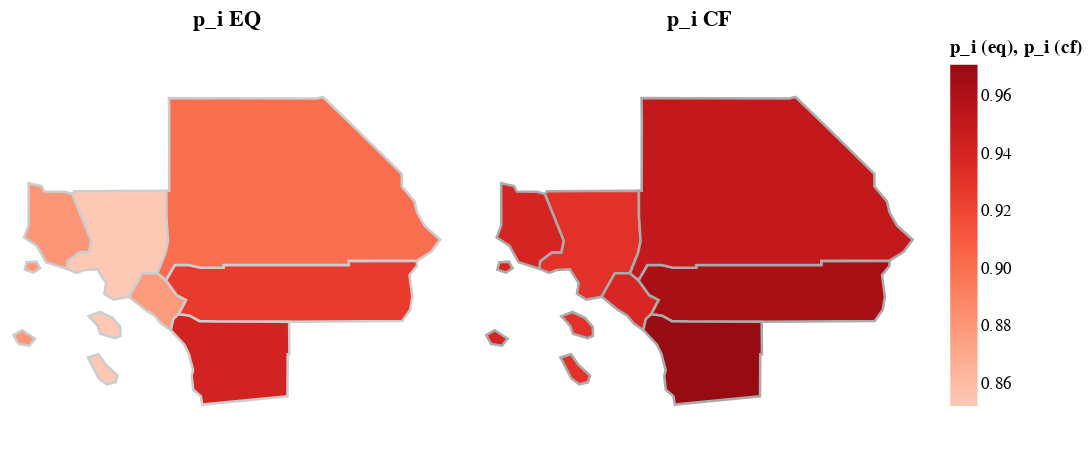

The cell this chart's notebook holds for it:
### Code cell
alt.hconcat(map_p_i_eq, map_p_i_cf)

### Figure 1 — Vega-Lite specification as saved in the notebook (floating-point values rounded to 4 significant figures)
{"config": {"view": {"continuousWidth": 300, "continuousHeight": 300}}, "hconcat": [{"data": {"values": [{"type": "Feature", "geometry": {"type": "MultiPolygon", "coordinates": [[[[-118.1, 33.69], [-118.3, 33.66], [-118.5, 33.73], [-118.4, 33.84], [-118.6, 33.99], [-118.7, 33.98], [-118.8, 33.95], [-119.0, 33.99], [-118.9, 34.07], [-118.8, 34.17], [-118.7, 34.17], [-118.6, 34.29], [-118.9, 34.79], [-118.9, 34.82], [-117.7, 34.82], [-117.7, 34.56], [-117.6, 34.29], [-117.7, 34.16], [-117.8, 33.95], [-118.0, 33.95], [-118.1, 33.69]]], [[[-118.7, 33.49], [-118.5, 33.53], [-118.4, 33.46], [-118.3, 33.37], [-118.3, 33.27], [-118.3, 33.25], [-118.5, 33.3], [-118.6, 33.38], [-118.7, 33.49]]], [[[-118.7, 33.04], [-118.5, 33.07], [-118.4, 32.96], [-118.3, 32.85], [-118.3, 32.77], [-118.4, 32.75], [-118.5, 32.81], [-118.7, 33.04]]]]}, "properties": {"county_i_name": "Los Angeles", "county_i": 0, "H_i_2024_data": 3696405, "H_i_2025_data": 3726527, "N_i_2024_data": 3305000.0, "N_i_2025_data": 3314000.0, "L_i_data": 4742279, "F_i_nofire": 0, "F_i_fire1": 0.01, "p_i_eq": 0.8522, "A_i_eq": 4.662, "A_i_norm_eq": 1.089, "p_i_cf": 0.9312, "diff_p_i": 0.07895, "FID": 1993}}, {"type": "Feature", "geometry": {"type": "Polygon", "coordinates": [[[-117.8, 33.95], [-117.7, 33.87], [-117.5, 33.71], [-117.4, 33.66], [-117.5, 33.51], [-117.6, 33.45], [-117.6, 33.33], [-117.7, 33.41], [-117.8, 33.49], [-117.9, 33.55], [-118.1, 33.69], [-118.0, 33.95], [-117.8, 33.95]]]}, "properties": {"county_i_name": "Orange", "county_i": 1, "H_i_2024_data": 1157564, "H_i_2025_data": 1163983, "N_i_2024_data": 1057000.0, "N_i_2025_data": 1058000.0, "L_i_data": 1547549, "F_i_nofire": 0, "F_i_fire1": 0.0, "p_i_eq": 0.8779, "A_i_eq": 3.601, "A_i_norm_eq": 0.02765, "p_i_cf": 0.9382, "diff_p_i": 0.0603, "FID": 362}}, {"type": "Feature", "geometry": {"type": "Polygon", "coordinates": [[[-116.1, 33.43], [-117.0, 33.43], [-117.2, 33.43], [-117.4, 33.49], [-117.5, 33.51], [-117.4, 33.66], [-117.5, 33.71], [-117.7, 33.87], [-117.6, 34.03], [-117.4, 34.03], [-117.2, 34.0], [-116.9, 34.0], [-116.9, 34.03], [-116.3, 34.03], [-115.3, 34.03], [-115.3, 34.08], [-114.4, 34.08], [-114.4, 34.02], [-114.5, 33.93], [-114.5, 33.7], [-114.5, 33.55], [-114.6, 33.43], [-115.6, 33.43], [-116.1, 33.43]]]}, "properties": {"county_i_name": "Riverside", "county_i": 2, "H_i_2024_data": 882389, "H_i_2025_data": 893304, "N_i_2024_data": 835900.0, "N_i_2025_data": 837500.0, "L_i_data": 1016166, "F_i_nofire": 0, "F_i_fire1": 0.0, "p_i_eq": 0.9256, "A_i_eq": 3.97, "A_i_norm_eq": 0.3969, "p_i_cf": 0.9628, "diff_p_i": 0.03721, "FID": 2943}}, {"type": "Feature", "geometry": {"type": "Polygon", "coordinates": [[[-117.7, 33.87], [-117.8, 33.95], [-117.7, 34.16], [-117.6, 34.29], [-117.7, 34.56], [-117.7, 34.82], [-117.6, 34.82], [-117.6, 35.56], [-117.6, 35.8], [-116.9, 35.8], [-115.7, 35.79], [-115.6, 35.81], [-115.3, 35.5], [-114.6, 35.0], [-114.6, 34.87], [-114.5, 34.71], [-114.4, 34.59], [-114.3, 34.45], [-114.1, 34.3], [-114.3, 34.17], [-114.4, 34.08], [-115.3, 34.08], [-115.3, 34.03], [-116.3, 34.03], [-116.9, 34.03], [-116.9, 34.0], [-117.2, 34.0], [-117.4, 34.03], [-117.6, 34.03], [-117.7, 33.87]]]}, "properties": {"county_i_name": "San Bernardino", "county_i": 3, "H_i_2024_data": 751646, "H_i_2025_data": 758120, "N_i_2024_data": 698500.0, "N_i_2025_data": 700800.0, "L_i_data": 909384, "F_i_nofire": 0, "F_i_fire1": 0.0, "p_i_eq": 0.9006, "A_i_eq": 3.728, "A_i_norm_eq": 0.1551, "p_i_cf": 0.95, "diff_p_i": 0.0494, "FID": 817}}, {"type": "Feature", "geometry": {"type": "Polygon", "coordinates": [[[-117.6, 33.33], [-117.6, 33.45], [-117.5, 33.51], [-117.4, 33.49], [-117.2, 33.43], [-117.0, 33.43], [-116.1, 33.43], [-116.1, 33.07], [-116.1, 33.07], [-116.1, 32.62], [-117.2, 32.53], [-117.2, 32.62], [-117.3, 32.69], [-117.3, 32.84], [-117.3, 32.9], [-117.4, 33.08], [-117.4, 33.18], [-117.6, 33.33]]]}, "properties": {"county_i_name": "San Diego", "county_i": 4, "H_i_2024_data": 1266919, "H_i_2025_data": 1280893, "N_i_2024_data": 1214000.0, "N_i_2025_data": 1220000.0, "L_i_data": 1615443, "F_i_nofire": 0, "F_i_fire1": 0.0, "p_i_eq": 0.9413, "A_i_eq": 3.928, "A_i_norm_eq": 0.3547, "p_i_cf": 0.9708, "diff_p_i": 0.02948, "FID": 1896}}, {"type": "Feature", "geometry": {"type": "MultiPolygon", "coordinates": [[[[-119.4, 34.9], [-119.3, 34.87], [-119.2, 34.81], [-119.0, 34.81], [-118.9, 34.79], [-118.6, 34.29], [-118.7, 34.17], [-118.8, 34.17], [-118.9, 34.07], [-119.0, 33.99], [-119.2, 34.06], [-119.3, 34.24], [-119.5, 34.33], [-119.4, 34.46], [-119.4, 34.9]]], [[[-119.5, 34.06], [-119.3, 34.07], [-119.3, 34.0], [-119.4, 33.95], [-119.5, 33.98], [-119.5, 34.06]]], [[[-119.6, 33.28], [-119.5, 33.33], [-119.4, 33.24], [-119.4, 33.17], [-119.6, 33.19], [-119.6, 33.28]]]]}, "properties": {"county_i_name": "Ventura", "county_i": 5, "H_i_2024_data": 297922, "H_i_2025_data": 300727, "N_i_2024_data": 272400.0, "N_i_2025_data": 272700.0, "L_i_data": 389548, "F_i_nofire": 0, "F_i_fire1": 0.0, "p_i_eq": 0.88, "A_i_eq": 1.55, "A_i_norm_eq": -2.024, "p_i_cf": 0.9393, "diff_p_i": 0.05927, "FID": 963}}]}, "mark": {"type": "geoshape", "stroke": "#cdcdcd", "strokeWidth": 1.5}, "encoding": {"color": {"field": "properties.p_i_eq", "scale": {"scheme": "reds"}, "title": "p_i (eq)", "type": "quantitative"}}, "height": 250, "projection": {"type": "mercator"}, "title": "p_i EQ", "width": 250}, {"data": {"values": [{"type": "Feature", "geometry": {"type": "MultiPolygon", "coordinates": [[[[-118.1, 33.69], [-118.3, 33.66], [-118.5, 33.73], [-118.4, 33.84], [-118.6, 33.99], [-118.7, 33.98], [-118.8, 33.95], [-119.0, 33.99], [-118.9, 34.07], [-118.8, 34.17], [-118.7, 34.17], [-118.6, 34.29], [-118.9, 34.79], [-118.9, 34.82], [-117.7, 34.82], [-117.7, 34.56], [-117.6, 34.29], [-117.7, 34.16], [-117.8, 33.95], [-118.0, 33.95], [-118.1, 33.69]]], [[[-118.7, 33.49], [-118.5, 33.53], [-118.4, 33.46], [-118.3, 33.37], [-118.3, 33.27], [-118.3, 33.25], [-118.5, 33.3], [-118.6, 33.38], [-118.7, 33.49]]], [[[-118.7, 33.04], [-118.5, 33.07], [-118.4, 32.96], [-118.3, 32.85], [-118.3, 32.77], [-118.4, 32.75], [-118.5, 32.81], [-118.7, 33.04]]]]}, "properties": {"county_i_name": "Los Angeles", "county_i": 0, "H_i_2024_data": 3696405, "H_i_2025_data": 3726527, "N_i_2024_data": 3305000.0, "N_i_2025_data": 3314000.0, "L_i_data": 4742279, "F_i_nofire": 0, "F_i_fire1": 0.01, "p_i_eq": 0.8522, "A_i_eq": 4.662, "A_i_norm_eq": 1.089, "p_i_cf": 0.9312, "diff_p_i": 0.07895, "FID": 1993}}, {"type": "Feature", "geometry": {"type": "Polygon", "coordinates": [[[-117.8, 33.95], [-117.7, 33.87], [-117.5, 33.71], [-117.4, 33.66], [-117.5, 33.51], [-117.6, 33.45], [-117.6, 33.33], [-117.7, 33.41], [-117.8, 33.49], [-117.9, 33.55], [-118.1, 33.69], [-118.0, 33.95], [-117.8, 33.95]]]}, "properties": {"county_i_name": "Orange", "county_i": 1, "H_i_2024_data": 1157564, "H_i_2025_data": 1163983, "N_i_2024_data": 1057000.0, "N_i_2025_data": 1058000.0, "L_i_data": 1547549, "F_i_nofire": 0, "F_i_fire1": 0.0, "p_i_eq": 0.8779, "A_i_eq": 3.601, "A_i_norm_eq": 0.02765, "p_i_cf": 0.9382, "diff_p_i": 0.0603, "FID": 362}}, {"type": "Feature", "geometry": {"type": "Polygon", "coordinates": [[[-116.1, 33.43], [-117.0, 33.43], [-117.2, 33.43], [-117.4, 33.49], [-117.5, 33.51], [-117.4, 33.66], [-117.5, 33.71], [-117.7, 33.87], [-117.6, 34.03], [-117.4, 34.03], [-117.2, 34.0], [-116.9, 34.0], [-116.9, 34.03], [-116.3, 34.03], [-115.3, 34.03], [-115.3, 34.08], [-114.4, 34.08], [-114.4, 34.02], [-114.5, 33.93], [-114.5, 33.7], [-114.5, 33.55], [-114.6, 33.43], [-115.6, 33.43], [-116.1, 33.43]]]}, "properties": {"county_i_name": "Riverside", "county_i": 2, "H_i_2024_data": 882389, "H_i_2025_data": 893304, "N_i_2024_data": 835900.0, "N_i_2025_data": 837500.0, "L_i_data": 1016166, "F_i_nofire": 0, "F_i_fire1": 0.0, "p_i_eq": 0.9256, "A_i_eq": 3.97, "A_i_norm_eq": 0.3969, "p_i_cf": 0.9628, "diff_p_i": 0.03721, "FID": 2943}}, {"type": "Feature", "geometry": {"type": "Polygon", "coordinates": [[[-117.7, 33.87], [-117.8, 33.95], [-117.7, 34.16], [-117.6, 34.29], [-117.7, 34.56], [-117.7, 34.82], [-117.6, 34.82], [-117.6, 35.56], [-117.6, 35.8], [-116.9, 35.8], [-115.7, 35.79], [-115.6, 35.81], [-115.3, 35.5], [-114.6, 35.0], [-114.6, 34.87], [-114.5, 34.71], [-114.4, 34.59], [-114.3, 34.45], [-114.1, 34.3], [-114.3, 34.17], [-114.4, 34.08], [-115.3, 34.08], [-115.3, 34.03], [-116.3, 34.03], [-116.9, 34.03], [-116.9, 34.0], [-117.2, 34.0], [-117.4, 34.03], [-117.6, 34.03], [-117.7, 33.87]]]}, "properties": {"county_i_name": "San Bernardino", "county_i": 3, "H_i_2024_data": 751646, "H_i_2025_data": 758120, "N_i_2024_data": 698500.0, "N_i_2025_data": 700800.0, "L_i_data": 909384, "F_i_nofire": 0, "F_i_fire1": 0.0, "p_i_eq": 0.9006, "A_i_eq": 3.728, "A_i_norm_eq": 0.1551, "p_i_cf": 0.95, "diff_p_i": 0.0494, "FID": 817}}, {"type": "Feature", "geometry": {"type": "Polygon", "coordinates": [[[-117.6, 33.33], [-117.6, 33.45], [-117.5, 33.51], [-117.4, 33.49], [-117.2, 33.43], [-117.0, 33.43], [-116.1, 33.43], [-116.1, 33.07], [-116.1, 33.07], [-116.1, 32.62], [-117.2, 32.53], [-117.2, 32.62], [-117.3, 32.69], [-117.3, 32.84], [-117.3, 32.9], [-117.4, 33.08], [-117.4, 33.18], [-117.6, 33.33]]]}, "properties": {"county_i_name": "San Diego", "county_i": 4, "H_i_2024_data": 1266919, "H_i_2025_data": 1280893, "N_i_2024_data": 1214000.0, "N_i_2025_data": 1220000.0, "L_i_data": 1615443, "F_i_nofire": 0, "F_i_fire1": 0.0, "p_i_eq": 0.9413, "A_i_eq": 3.928, "A_i_norm_eq": 0.3547, "p_i_cf": 0.9708, "diff_p_i": 0.02948, "FID": 1896}}, {"type": "Feature", "geometry": {"type": "MultiPolygon", "coordinates": [[[[-119.4, 34.9], [-119.3, 34.87], [-119.2, 34.81], [-119.0, 34.81], [-118.9, 34.79], [-118.6, 34.29], [-118.7, 34.17], [-118.8, 34.17], [-118.9, 34.07], [-119.0, 33.99], [-119.2, 34.06], [-119.3, 34.24], [-119.5, 34.33], [-119.4, 34.46], [-119.4, 34.9]]], [[[-119.5, 34.06], [-119.3, 34.07], [-119.3, 34.0], [-119.4, 33.95], [-119.5, 33.98], [-119.5, 34.06]]], [[[-119.6, 33.28], [-119.5, 33.33], [-119.4, 33.24], [-119.4, 33.17], [-119.6, 33.19], [-119.6, 33.28]]]]}, "properties": {"county_i_name": "Ventura", "county_i": 5, "H_i_2024_data": 297922, "H_i_2025_data": 300727, "N_i_2024_data": 272400.0, "N_i_2025_data": 272700.0, "L_i_data": 389548, "F_i_nofire": 0, "F_i_fire1": 0.0, "p_i_eq": 0.88, "A_i_eq": 1.55, "A_i_norm_eq": -2.024, "p_i_cf": 0.9393, "diff_p_i": 0.05927, "FID": 963}}]}, "mark": {"type": "geoshape", "stroke": "#ababab", "strokeWidth": 1.5}, "encoding": {"color": {"field": "properties.p_i_cf", "scale": {"scheme": "reds"}, "title": "p_i (cf)", "type": "quantitative"}}, "height": 250, "projection": {"type": "mercator"}, "title": "p_i CF", "width": 250}], "$schema": "https://vega.github.io/schema/vega-lite/v5.20.1.json"}
